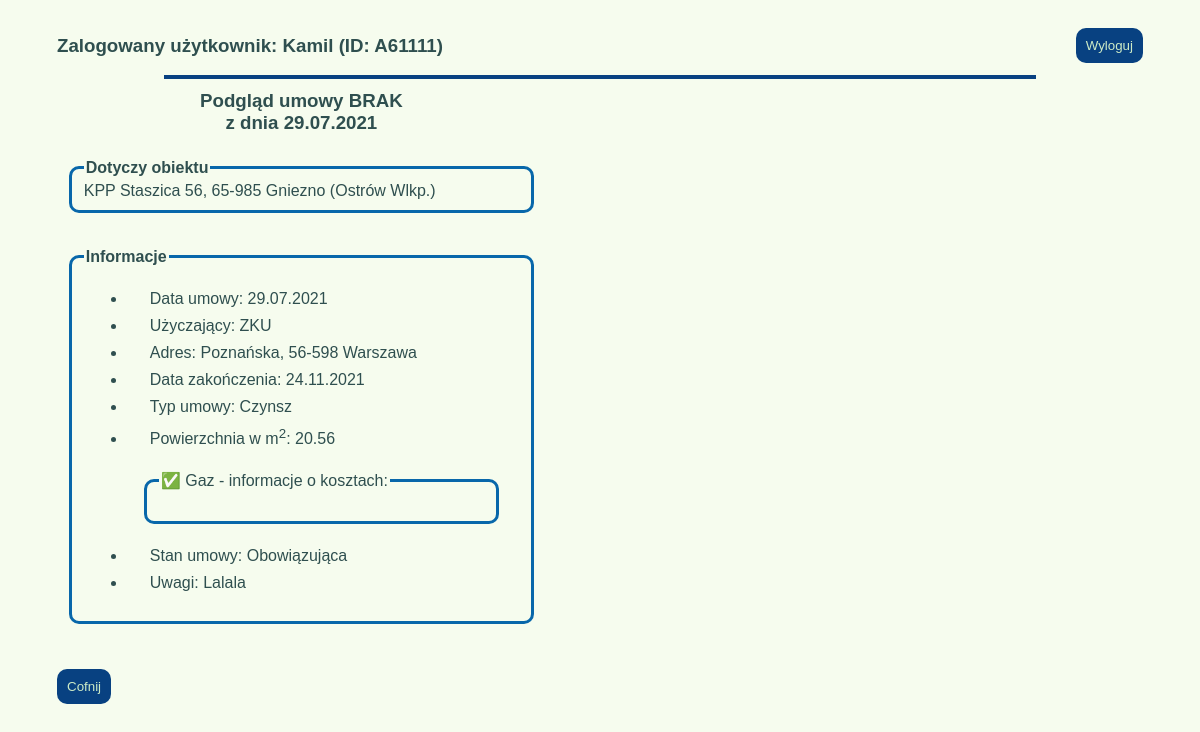
Before: /umowy/podglad/1/ (signed in) with the older database file.
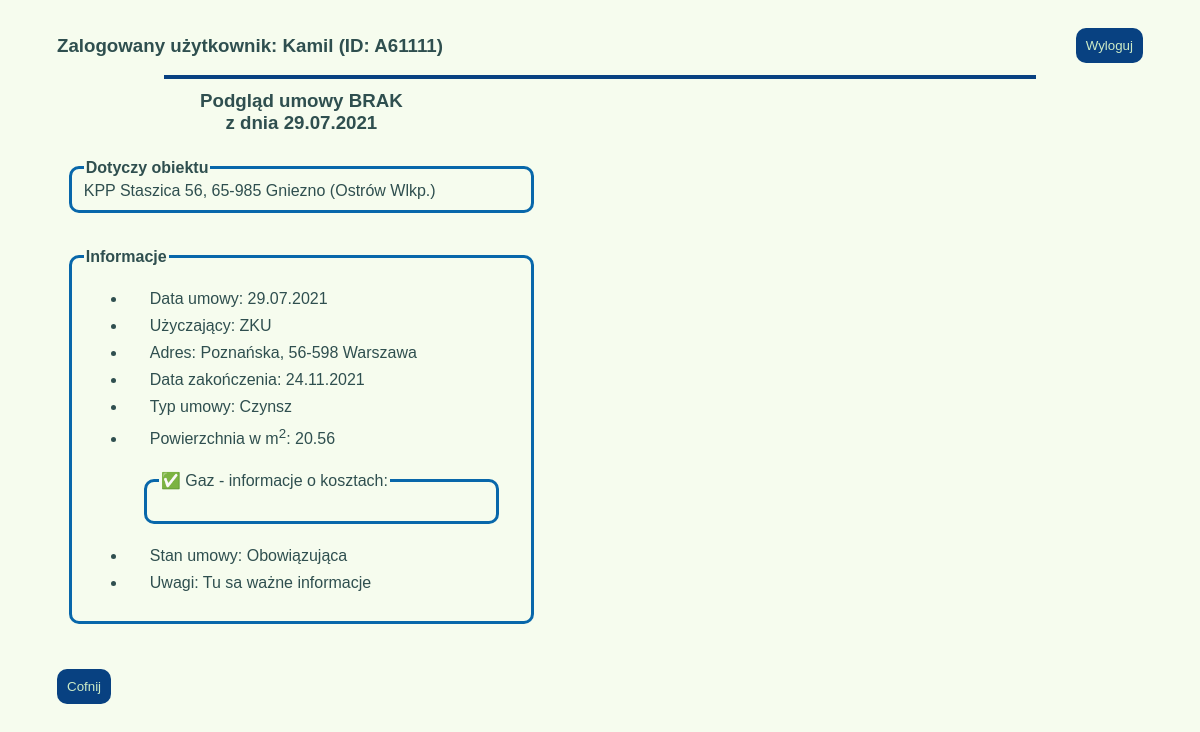
After: the same page with the newer database file.
### umowyapp/models.py (models this page shows, shortened)
class Umowa(models.Model):
    data_umowy = models.DateField(null=False)
    nr_umowy = models.CharField(max_length=20, blank=True, default="BRAK")
    podstawa_prawna = models.ForeignKey(Podstawa_prawna, on_delete=models.CASCADE, blank=True)
    nazwa_uzyczajacego = models.CharField(max_length=30, null=True)
    adres_uzyczajacego = models.CharField(max_length=30, null=True)
    kod_pocztowy_uzyczajacego = models.CharField(max_length=6, null=True)
    miasto_uzyczajacego = models.CharField(max_length=20, null=True)
    okres_obowiazywania = models.DateField(blank=True, default="")
    typ_umowy = models.ForeignKey(Rodzaj_umowy, on_delete=models.CASCADE)
    pow_uzyczona = models.DecimalField(max_digits=4, decimal_places=2, null=True, blank=True)
    rodzaj_kosztow_prad = models.BooleanField()
    informacje_prad = models.TextField(blank=True, default="")
    rodzaj_kosztow_gaz = models.BooleanField()
    informacje_gaz = models.TextField(blank=True, default="")
    rodzaj_kosztow_woda = models.BooleanField()
    informacje_woda = models.TextField(blank=True, default="")
    rodzaj_kosztow_co = models.BooleanField()
    informacje_co = models.TextField(blank=True, default="")
    powiaty_jedn = models.ForeignKey(Powiaty_Wlkp, on_delete=models.CASCADE)
    rodzaj_jedn = models.ForeignKey(Rodzaje_jednostek, on_delete=models.CASCADE)
    adres_jedn = models.CharField(max_length=30, null=True)
    miasto_jedn = models.CharField(max_length=20, null=True)
    kod_pocztowy_jedn = models.CharField(max_length=6, null=True)
    skan_umowy = models.FileField(upload_to='umowy_pdf', null=True, blank=True)
    stan_umowy = models.ForeignKey(Stan_umow, on_delete=models.CASCADE, blank=False, default=1)
    uwagi = models.TextField(blank=True, default="")
    deleted = models.BooleanField(null=False, default=0)
    created = models.DateTimeField(auto_now_add=True)
    modified = models.DateTimeField(auto_now=True)
    autor = models.ForeignKey("auth.User", on_delete=models.CASCADE)

class Rodzaje_jednostek(models.Model):
    rodzaj = models.CharField(max_length=4, null=False)
    def __str__(self):
        return self.rodzaj_jedn()
    def rodzaj_jedn(self):
        return "{}".format(self.rodzaj)

class Powiaty_Wlkp(models.Model):
    powiat = models.CharField(max_length=12, null=False)
    def __str__(self):
        return self.powiat_jedn()
    def powiat_jedn(self):
        return "{}".format(self.powiat)

class Rodzaj_umowy(models.Model):
    rodz_um = models.CharField(max_length=6, default="Czynsz")
    def __str__(self):
        return self.rodzaj_um()
    def rodzaj_um(self):
        return "{}".format(self.rodz_um)

class Stan_umow(models.Model):
    stan = models.CharField(max_length=14, null=False)
    def __str__(self):
        return self.stan_umowy()
    def stan_umowy(self):
        return "{}".format(self.stan)

### umowyapp/views.py (the view)
# urls.py: path('podglad/<int:id>/', podglad_umow, name="podglad_umowy"),
@login_required
def podglad_umow(request, id):
    podglad = Umowa.objects.get(pk=id)
    form = UmowyForm(request.FILES or None, instance=podglad)
    return render(request, 'podglad.html', {'podglad': podglad})

### templates/podglad.html (shortened to what this page needs)
{%extends 'start.html'%}
{%block strona%}
<section xmlns="http://www.w3.org/1999/html">
    <div class="podglad_box">
        <h3 class="naglowek_podglad">Podgląd umowy {{podglad.nr_umowy}}<br>z dnia {{podglad.data_umowy}}</h3>
        <form class="podglad_umow">
            <fieldset>
                <legend><b>Dotyczy obiektu</b></legend>
                <span>{{podglad.rodzaj_jedn}} {{podglad.adres_jedn}}, {{podglad.kod_pocztowy_jedn}} {{podglad.miasto_jedn}} ({{podglad.powiaty_jedn}})</span>
            </fieldset>
        </form>
        <form class="podglad_umow">
            <fieldset>
                <legend><b>Informacje</b></legend>
                <ul>
                    <li><label>Data umowy: {{podglad.data_umowy}}</label></li>
                    <li><label>Użyczający: {{podglad.nazwa_uzyczajacego }}</label></li>
                    <li><label> Adres: {{podglad.adres_uzyczajacego}},
                        {{podglad.kod_pocztowy_uzyczajacego}} {{podglad.miasto_uzyczajacego}}</label>
                    </li>
                    <li><label>Data zakończenia: {{podglad.okres_obowiazywania}}</label></li>
                    <li><label>Typ umowy: {{podglad.typ_umowy}}</label></li>
                    <li><label>Powierzchnia w m<sup>2</sup>: {{podglad.pow_uzyczona}}</label></li>
                    {%if podglad.rodzaj_kosztow_gaz == True%}
                      <form>
                    <fieldset class="media-podgląd">
                        <legend class="aktywne"> Gaz - informacje o kosztach: </legend>
                    </fieldset>
                    </form>
                    {%endif%}
                    <li> <label>Stan umowy: {{podglad.stan_umowy}}</label></li>
                    <li> <label>Uwagi: {{podglad.uwagi}}</label></li>
                </ul>
            </fieldset>
        </form>
        <div class="cofni_podgląd">
            <a href="{% url 'wszystkie_umowy'%}"><button class="button-general button-back">Cofnij</button></a>
        </div>
    </div>
</section>
{%endblock%}

Changed rows visible on the page:
changed Umowa "BRAK": uwagi "Lalala" → "Tu sa ważne informacje"
